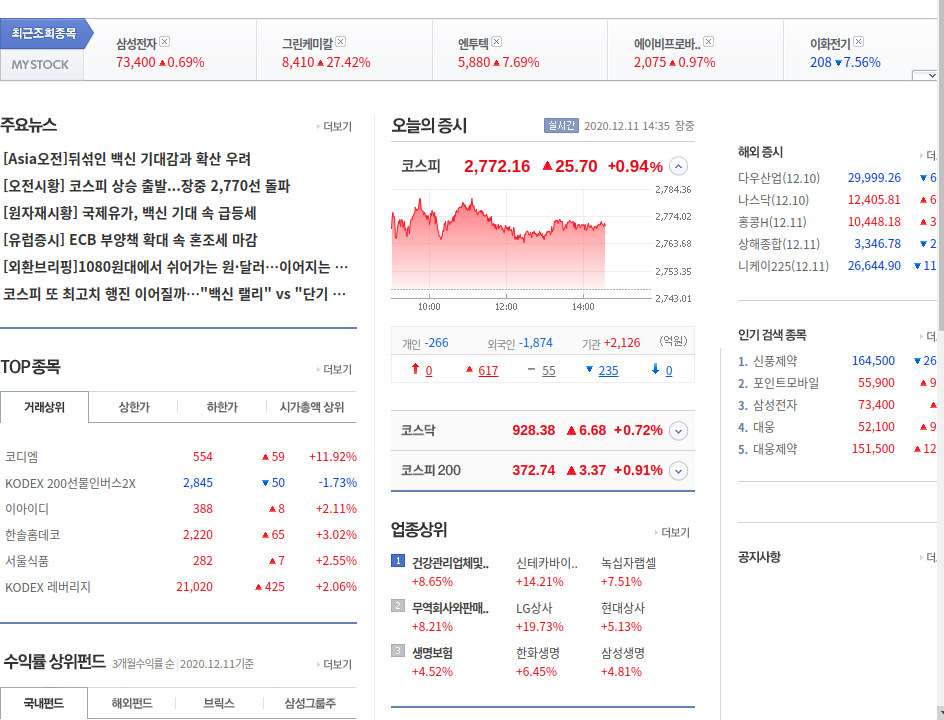
#> input picture datas/images/stockshot.png, 944 x 720 px
$ python GlobalThreshholding.py
#> lines starting #> are read from the running program, lines starting #| are printed output that depends on the picture; after the words box and inside, x2 and y2 are one past the last pixel; in counts of white or black regions, pixels touching at a corner belong together
import cv2 as cv
import matplotlib.pyplot as plt

def holding(img,type_):
    return cv.threshold(img,127,255,type_)[1]
def main():
    img = cv.imread('datas/images/stockshot.png',cv.IMREAD_GRAYSCALE)
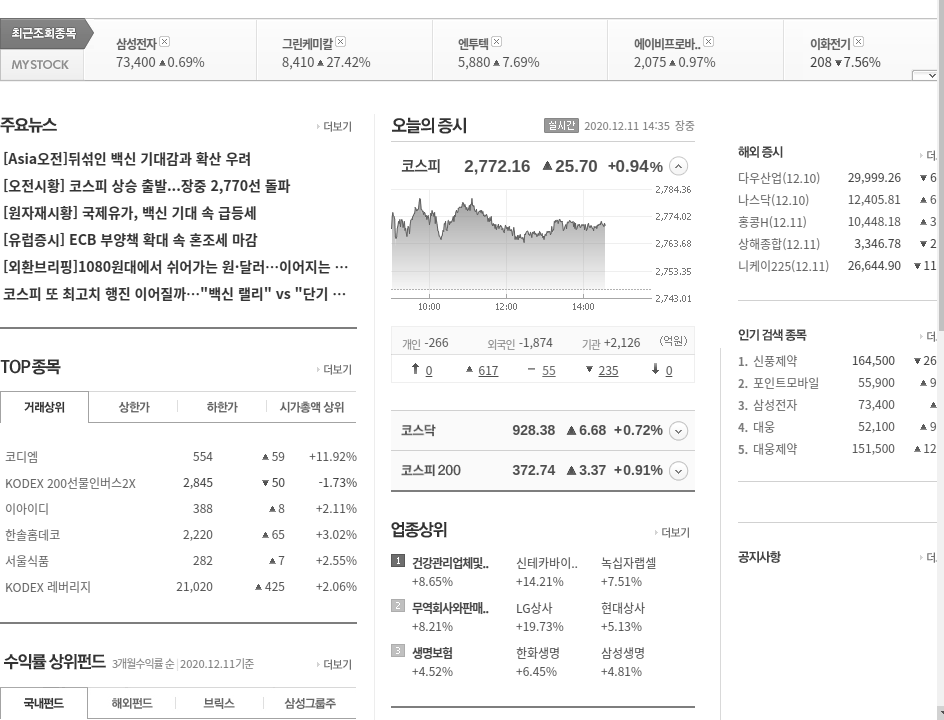
#> img: shape (720, 944); min 51, max 255, mean 243.8
    titles = ['o','b','b_inv','tr','to','to_inv','mask','tri']
    type_ = [
                cv.THRESH_BINARY,
                cv.THRESH_BINARY_INV,
                cv.THRESH_TRUNC,
                cv.THRESH_TOZERO,
                cv.THRESH_TOZERO_INV,
                cv.THRESH_MASK,
                cv.THRESH_TRIANGLE
            ]
    #
    imgs = [holding(img,f_type) for f_type in type_]
#> in holding, `return cv.threshold(img,127,255,type_)[1]`:
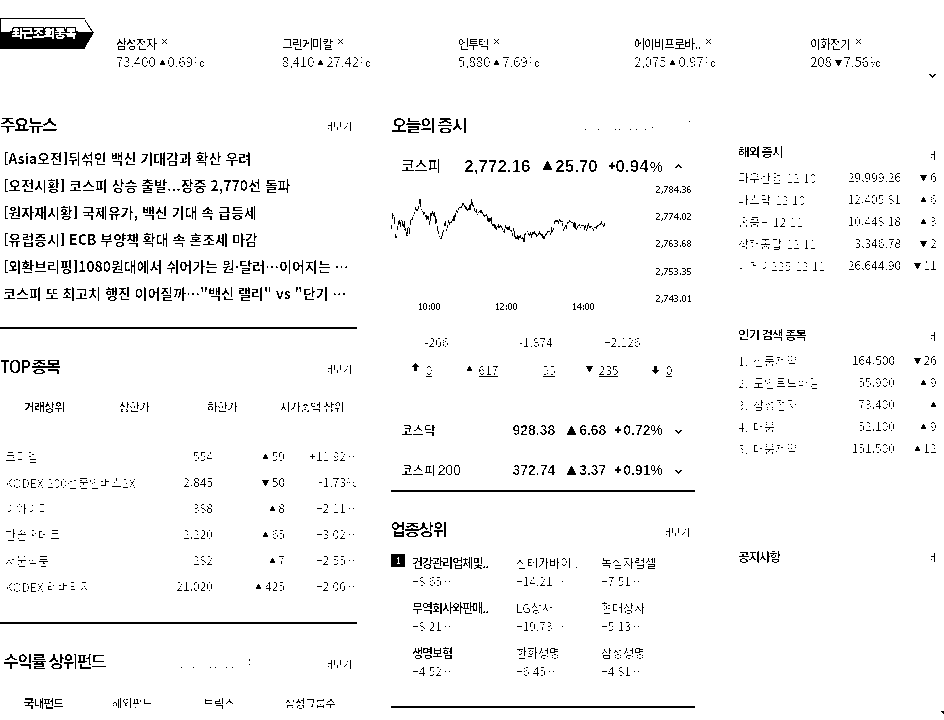
#> returned value: shape (720, 944); 96.4% white; black in thin lines or dots
#> in holding (call 2), `return cv.threshold(img,127,255,type_)[1]`: returned value: shape (720, 944); 3.6% white in thin lines or dots
#> call 3 of holding, with type_ = 2
#> in holding (call 3), `return cv.threshold(img,127,255,type_)[1]`:
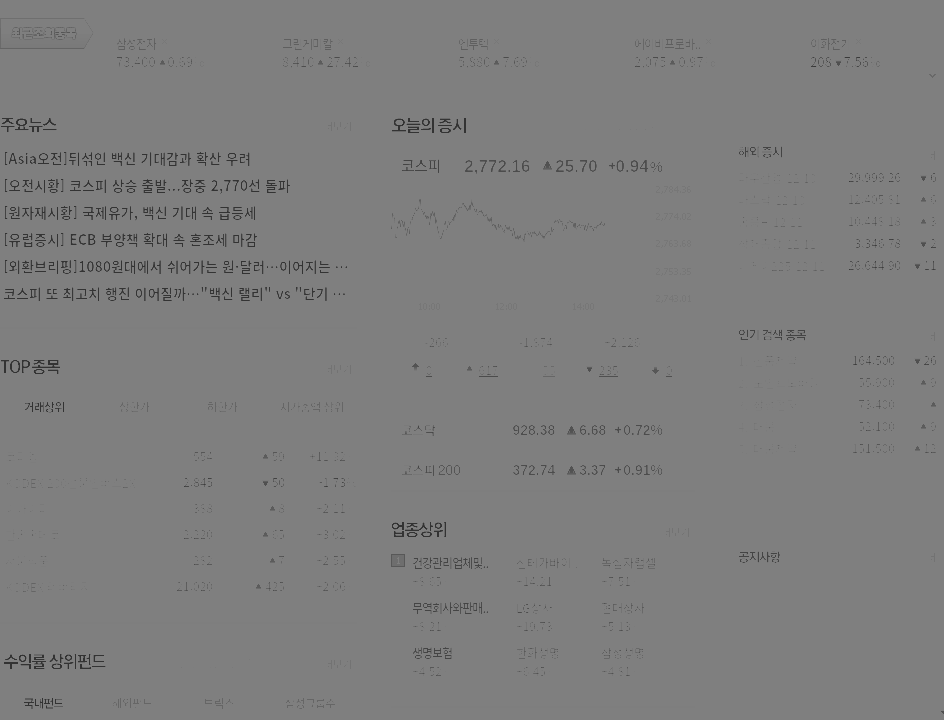
#> returned value: shape (720, 944); min 51, max 127, mean 125.8
#> call 4 of holding, with type_ = 3
#> in holding (call 4), `return cv.threshold(img,127,255,type_)[1]`:
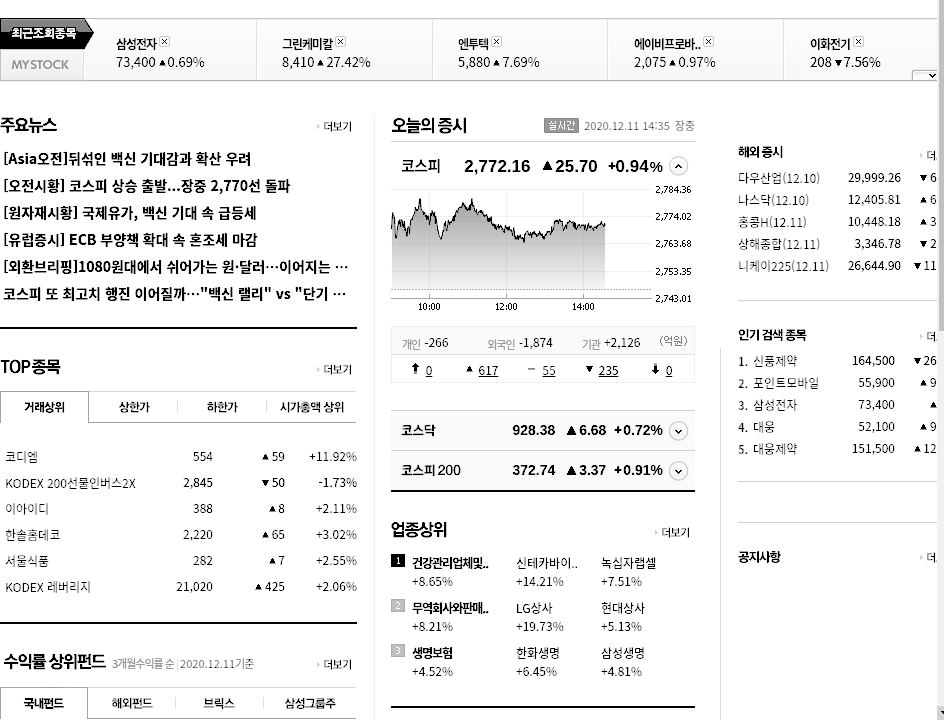
#> returned value: shape (720, 944); min 0, max 255, mean 240.3
#> in holding (call 5), `return cv.threshold(img,127,255,type_)[1]`:
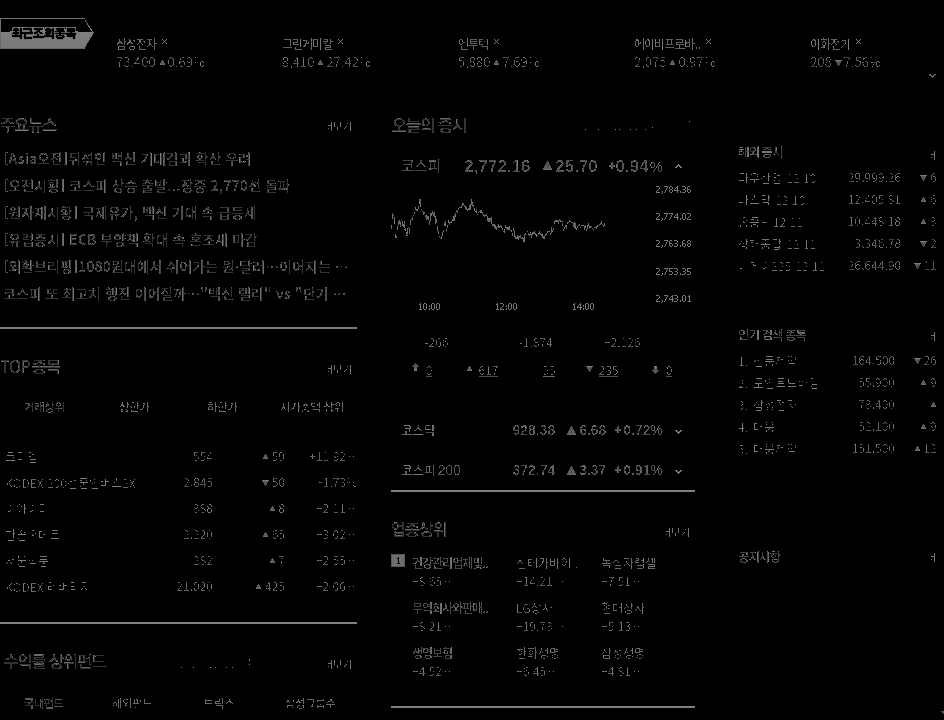
#> returned value: shape (720, 944); min 0, max 127, mean 3.4
#> in holding (call 6), `return cv.threshold(img,127,255,type_)[1]`: returned value: shape (720, 944); every value is 0
#> in holding (call 7), `return cv.threshold(img,127,255,type_)[1]`:
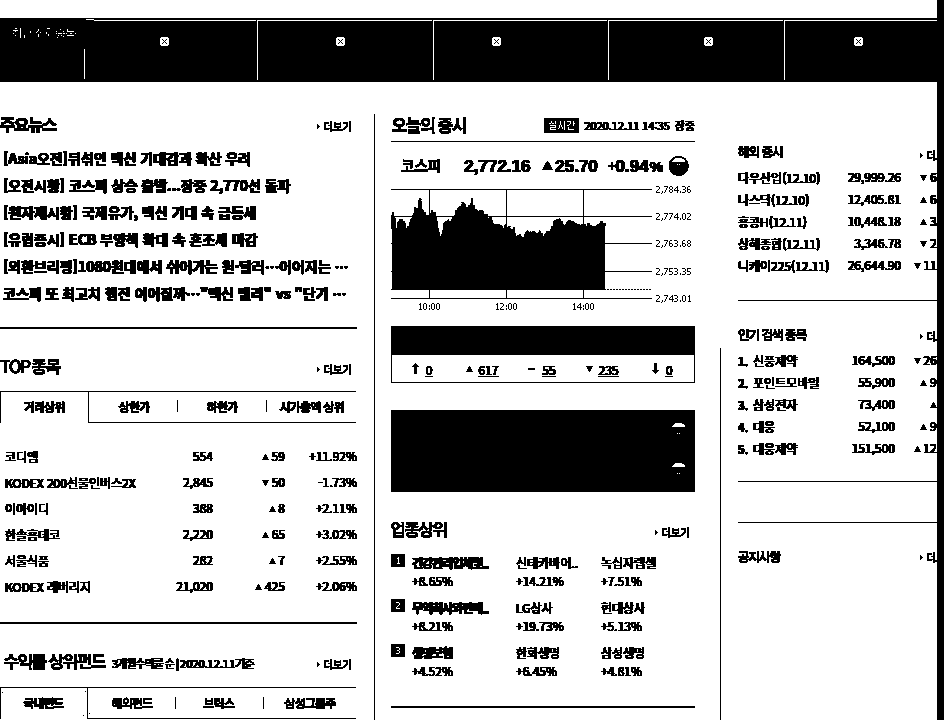
#> returned value: shape (720, 944); 75.8% white; 493 black regions (118 under 20 px), largest, box (x1, y1, x2, y2) and area: (0, 0, 944, 720) 64711, (391, 410, 695, 492) 24840, (391, 189, 652, 299) 15758
#> imgs = 7 items
    imgs.insert(0,img)
    #
    for i in range(len(imgs)):
        plt.subplot(2,4,i+1)
        plt.imshow(imgs[i],'gray',vmin=0,vmax=255)
        plt.title(titles[i])
        plt.xticks([])
        plt.yticks([])
#> this loop made 8 passes
    plt.show()

if __name__ == "__main__":
    main()
